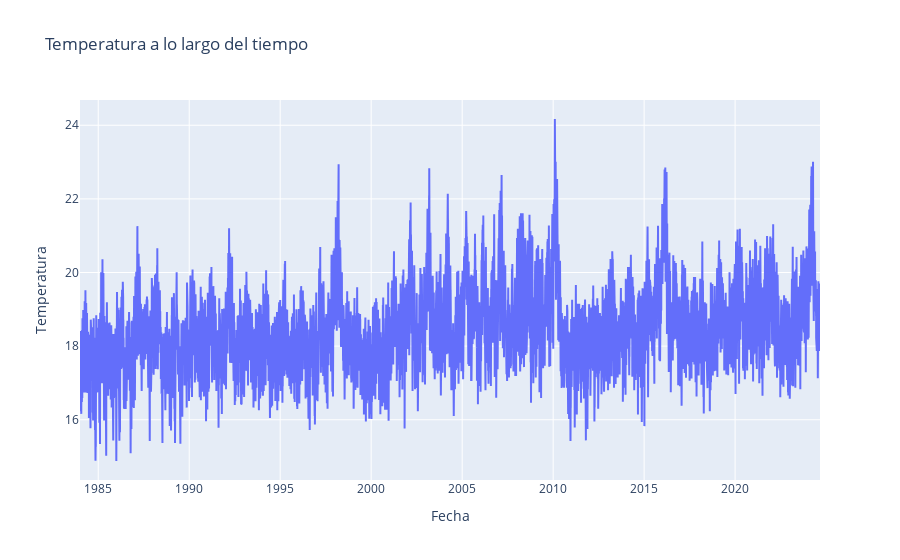

The notebook cell this image was saved under:
### Code cell
fig = go.Figure()

fig.add_trace(go.Scatter(x=df.index, y=df["T2M"], mode='lines', name='T2M'))

fig.update_layout(title='Temperatura a lo largo del tiempo',
                  xaxis_title='Fecha',
                  yaxis_title='Temperatura')

### Figure 1 — Plotly figure (JSON) as saved in the notebook; plotly's stock layout.template omitted (floating-point values rounded to 4 significant figures; data arrays with more than 128 entries replaced by an {"elided": "..."} marker saying what was removed)
{"data": [{"mode": "lines", "name": "T2M", "type": "scatter", "x": {"elided": "14854 str values"}, "y": {"elided": "14854 float values"}}], "layout": {"title": {"text": "Temperatura a lo largo del tiempo"}, "xaxis": {"title": {"text": "Fecha"}}, "yaxis": {"title": {"text": "Temperatura"}}}}
